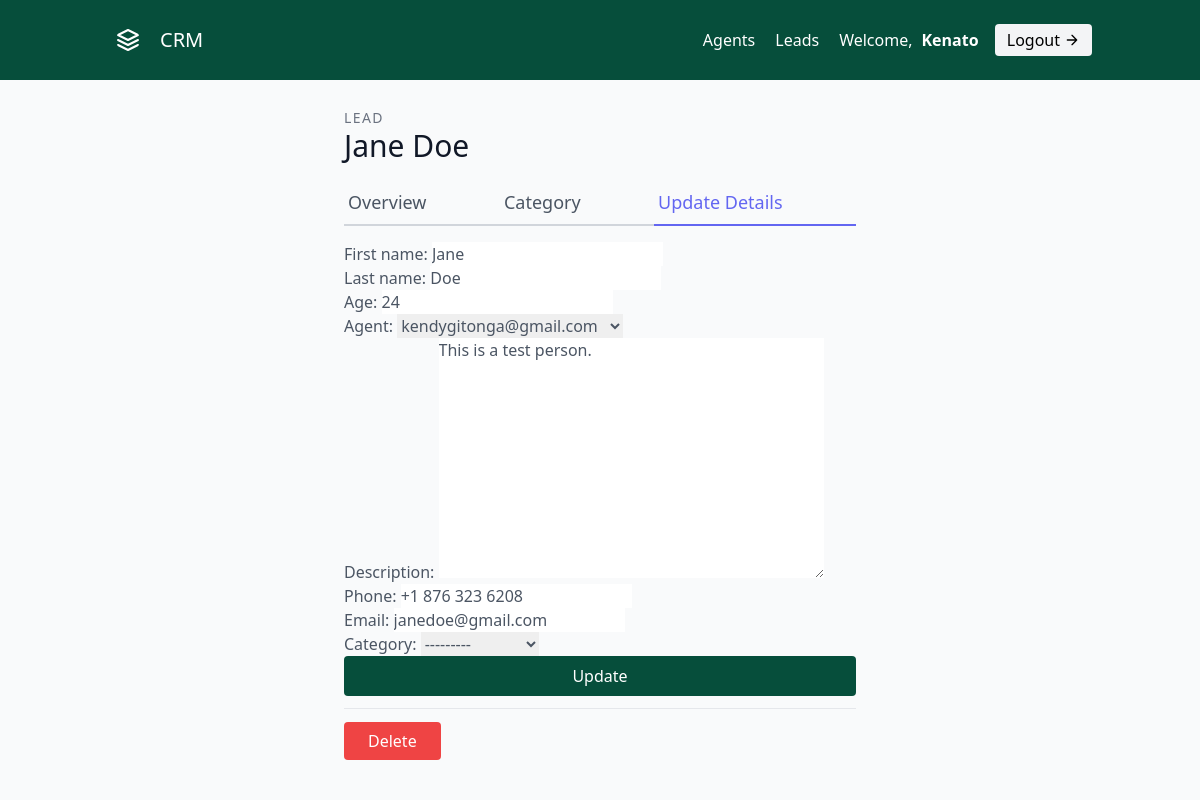
The app's page /leads/18/update/ (signed in) with its own data.
### leads/models.py (models this page shows, shortened)
class User(AbstractUser):
    is_organizer = models.BooleanField(default=True)
    is_agent = models.BooleanField(default=False)

class Lead(models.Model):
    first_name = models.CharField(max_length=20)
    last_name = models.CharField(max_length=20)
    age = models.PositiveSmallIntegerField(default=0)
    organisation = models.ForeignKey(UserProfile, on_delete=models.CASCADE, default=2)
    agent = models.ForeignKey("Agent", null=True, blank=True, on_delete=models.SET_NULL)
    category = models.ForeignKey(
        "Category",
        null=True,
        blank=True,
        on_delete=models.SET_NULL,
        related_name='leads',
    )
    description = models.TextField()
    date_added = models.DateTimeField(auto_now_add=True)
    phone = models.CharField(max_length=20)
    email = models.EmailField()
    profilePic = models.ImageField(upload_to="profileImages/%Y/%m/%d")

### leads/views.py (the view, shortened to what this page needs)
# urls.py: path('<int:pk>/update/', views.LeadUpdateView.as_view(), name='lead-update'),
class LeadUpdateView(OrganizerAndLoginRequiredMixin, generic.UpdateView):
    template_name = "leads/lead_update.html"
    form_class = LeadModelForm
    def get_queryset(self):
        user = self.request.user
        return Lead.objects.filter(organisation=user.userprofile)

### leads/forms.py
class LeadModelForm(forms.ModelForm):
    class Meta:
        model = Lead
        fields = (
            "first_name",
            "last_name",
            "age",
            "agent",
            "description",
            "phone",
            "email",
            "category",
        )

### agents/mixins.py (called while the page is built)
    def dispatch(self, request, *args, **kwargs):
        if not request.user.is_authenticated or request.user.is_agent:
            return redirect("leads:lead-list")
        return super().dispatch(request, *args, **kwargs)

### leads/models.py (called while the page is built)
    def __str__(self):
        return self.user.email

    def __str__(self):
        return self.name

### leads/templates/leads/lead_update.html (shortened to what this page needs)
{% extends 'base.html' %}
{% load tailwind_filters %}
{% block body %}
    <section class="text-gray-600 body-font overflow-hidden">
        <div class="max-w-lg mx-auto mt-5">
            <h2 class="text-sm title-font text-gray-500 tracking-widest">LEAD</h2>
            <h1 class="text-gray-900 text-3xl title-font font-medium mb-4">{{ lead.first_name }} {{ lead.last_name }}</h1>
            <div class="flex mb-4">
                <a href="{% url 'leads:lead-detail' lead.id %}" class="flex-grow border-b-2 border-gray-300 py-2 text-lg px-1">
                    Overview
                </a>
                <a href="{% url 'leads:lead-category-update' lead.id %}" class="flex-grow border-b-2 border-gray-300 py-2 text-lg px-1">
                    Category
                </a>
                <a href="{% url 'leads:lead-update' lead.id %}" class="flex-grow text-indigo-500 border-b-2 border-indigo-500 py-2 text-lg px-1">
                    Update Details
                </a>
            </div>
            <form action="." method="post">
                {{ form|crispy }}
                <button type="submit"   class="w-full mb-3 text-white bg-green-900 border-0 py-2 px-6 focus:outline-none hover:bg-green-700 rounded">
                    Update
                </button>
                <div class="py-5 border-t border-gray-200">
                    <a href="{% url 'leads:lead-delete' lead.id %}" class="w-1/2 mt-3 text-white bg-red-500 border-0 py-2 px-6 focus:outline-none hover:bg-red-600 rounded">
                        Delete
                    </a>
                </div>
            </form>
        </div>
      </section>
{% endblock body %}

### templates/navbar.html (shortened to what this page needs)
{% load static %}
<header class="text-gray-600 body-font bg-green-900 px-10 mb-2">
    <div class="container mx-auto flex flex-wrap p-5 flex-col md:flex-row items-center">
      <a href="{% url 'landing-page' %}" class="flex title-font font-medium items-center text-gray-900 mb-4 md:mb-0">
        <svg src="{% static 'images/crm-icon-4.svg' %}" fill="none" stroke="currentColor" stroke-linecap="round" stroke-linejoin="round" stroke-width="2" class="w-10 h-10 text-white p-2 hover:text-gray-500 rounded-full" viewBox="0 0 24 24">
          <path d="M12 2L2 7l10 5 10-5-10-5zM2 17l10 5 10-5M2 12l10 5 10-5"></path>
        </svg>
        <span class="text-white ml-3 hover:text-gray-500 text-xl">CRM</span>
      </a>
      <nav class="md:ml-auto flex flex-wrap items-center text-base justify-center">
            {% if not request.user.is_authenticated %}
              <a href="{% url 'signup' %}" class="text-white mr-5 hover:text-gray-500">Sign up</a>
            {% else %}
              {% if request.user.is_organizer %}
                <a href="{% url 'agents:agent-list' %}" class="text-white mr-5 hover:text-gray-500">Agents</a>
              {% endif %}
              <a href="{% url 'leads:lead-list' %}" class="text-white mr-5 hover:text-gray-500">Leads</a>
            {% endif %}
      </nav>
      {% if request.user.is_authenticated %}
      <span class="text-white">
        Welcome, <span style="margin-left: .3em;"><b>{{ request.user.username|title }}</b></span>
        <a href="{% url 'logout' %}" class="ml-3 inline-flex items-center text-black bg-gray-100 border-0 py-1 px-3 focus:outline-none hover:bg-gray-200 rounded text-base mt-4 md:mt-0">
          Logout
            <svg fill="none" stroke="currentColor" stroke-linecap="round" stroke-linejoin="round" stroke-width="2" class="w-4 h-4 ml-1" viewBox="0 0 24 24">
                <path d="M5 12h14M12 5l7 7-7 7"></path>
            </svg>
        </a>
      </span>
      {% endif %}
    </div>
  </header>

### records on screen
User: user.username "Kenato"
Lead: first_name "Jane", last_name "Doe", age "24", agent "kendygitonga@gmail.com", description "This is a test person.", phone "+1 876 323 6208", category "---------"
User: email "janedoe@gmail.com"
